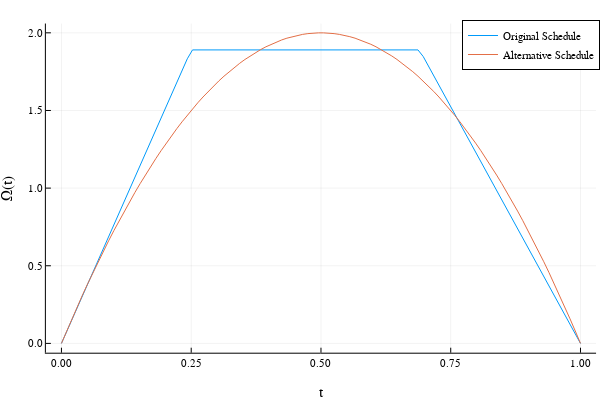

Source (notebook cell):
### Code cell
t=Array(LinRange(0., 1., 100))
y=Array([Ω(t[i]) for i = 1:100])
y2=Array([Ω2(t[i]) for i = 1:100])
plot(t,y,label = "Original Schedule")
plot!(t,y2,label = "Alternative Schedule")
plot!(xlabel = "t", ylabel = "Ω(t)")
